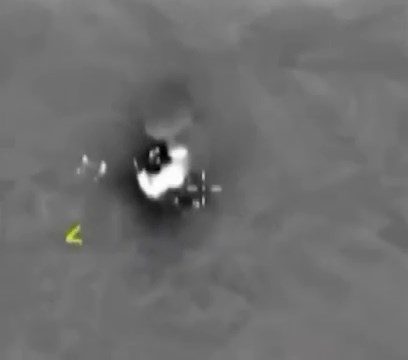
//> input picture lab3/img/task1/ig_0.jpg, 408 x 360 px
$ ./lab3_1   (built with g++ and OpenCV 4)
//> lines starting //> are read from the running program, lines starting //| are printed output that depends on the picture; after the words box and inside, x2 and y2 are one past the last pixel; in counts of white or black regions, pixels touching at a corner belong together
#include "opencv2/core.hpp"
#include "opencv2/imgcodecs.hpp"
#include "opencv2/imgproc.hpp"
#include "opencv2/highgui.hpp"
#include "opencv2/videoio.hpp"
#include <vector>
#include <iostream>


static int threshold_level = 150;
cv::Mat original;
cv::VideoCapture cap;

cv::Mat detect(cv::Mat img) {
    cv::Mat grayscale;
    cv::cvtColor(img, grayscale, cv::COLOR_BGR2GRAY);
    cv::Mat thresh;
    cv::threshold(grayscale, thresh, threshold_level, 255, cv::THRESH_BINARY);

    std::vector<std::vector<cv::Point>> contours;
    cv::findContours(thresh, contours, cv::RETR_EXTERNAL, cv::CHAIN_APPROX_SIMPLE);

    double max_area = 0;
    int max_area_index = -1;
    for (size_t idx = 0; idx < contours.size(); ++idx) {
        double area = cv::contourArea(contours[idx]);
        if (area > max_area) {
            max_area = area;
            max_area_index = (int)idx;
        }
    }
    cv::Mat contourImg = img.clone();
    if (max_area_index >= 0) {
        cv::drawContours(contourImg, contours, max_area_index, cv::Scalar(0, 255, 0), 2);

        // Нахождение и отображение центра контура
        cv::Moments moments = cv::moments(contours[max_area_index]);
        int cX = int(moments.m10 / moments.m00);
        int cY = int(moments.m01 / moments.m00);
        cv::circle(contourImg, cv::Point(cX, cY), 5, cv::Scalar(0, 0, 255), -1);
    }
    return contourImg;
}

static void photo_callback(int, void*) {
    cv::imshow("photo_detector", detect(original));
}


int main() {
    original = cv::imread("../lab3/img/task1/ig_0.jpg");
//> original is the input picture: 360 rows x 408 cols, CV_8UC3; mean B, G, R 110.1, 110.2, 110.2
    cap = cv::VideoCapture("../lab3/img/task1/v_1.mp4");

    if(!cap.isOpened()){
        std::cerr << "Error opening video stream or file" << std::endl;
        return -1;
    }
    cv::Mat frame;
    cap >> frame;
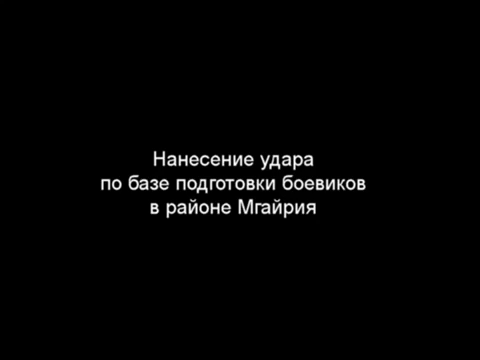
//> input picture frame 45 of lab3/img/task1/v_1.mp4, 480 x 360 px
//> frame is the input picture: 360 rows x 480 cols, CV_8UC3; min 0, max 255, mean 4.3

    cv::namedWindow("photo_detector");
    cv::namedWindow("video_detector");

    cv::createTrackbar("threshold", "photo_detector", &threshold_level, 255,
                       photo_callback);
    cv::createTrackbar("threshold", "video_detector", &threshold_level, 255);
    while (true) {
        if (!cap.read(frame)) {
            cap.set(cv::CAP_PROP_POS_FRAMES, 0);
            continue;
        }
        cv::imshow("video_detector", detect(frame));
//> in detect, `cv::threshold(grayscale, thresh, threshold_level, 255, cv::THRESH_BINA..`:
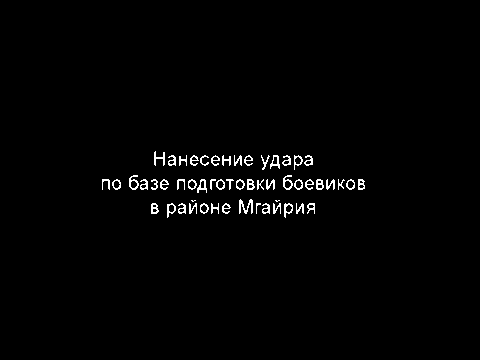
//> thresh: 360 rows x 480 cols, CV_8UC1; 1.5% white in thin lines or dots, all inside (x1, y1, x2, y2) = (102, 151, 365, 218)
//> in detect, `cv::findContours(thresh, contours, cv::RETR_EXTERNAL, cv::CHAIN_APPROX..`: contours = 54 contours, 13 with area under 20; largest, box (x1, y1, x2, y2) and area: (283, 175, 293, 190) 79, (129, 175, 139, 190) 79, (284, 203, 293, 218) 72, (167, 203, 176, 218) 69, (270, 155, 280, 169) 66
//> the loop in detect, `for (size_t idx = 0; idx < contours.size(); ++idx)` made 54 passes
//> (area, max_area) on passes 1, 3, 39: (41, 41), (72, 72), (79, 79)
//> area on passes 2, 4, 5, 7, 9, 10: 22.5, 20.5, 41.5, 38.5, 61, 20.5
//> after the loop in detect, `for (size_t idx = 0; idx < contours.size(); ++idx)`: max_area = 79; max_area_index = 38
//> in detect, `cv::drawContours(contourImg, contours, max_area_index, cv::Scalar(0, 2..`:
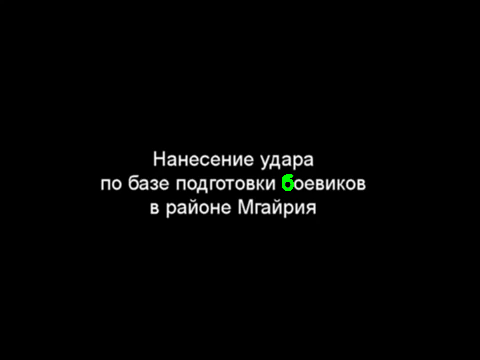
//> contourImg: 360 rows x 480 cols, CV_8UC3; 0.08% of pixels changed, all inside (x1, y1, x2, y2) = (282, 174, 294, 191)
//> in detect, `cv::Moments moments = cv::moments(contours[max_area_index]);`: moments = moments, m00 79, centre m10/m00, m01/m00 = (287.2, 183.2)
//> in detect, `int cX = int(moments.m10 / moments.m00);`: cX = 287
//> in detect, `int cY = int(moments.m01 / moments.m00);`: cY = 183
//> in detect, `cv::circle(contourImg, cv::Point(cX, cY), 5, cv::Scalar(0, 0, 255), -1);`: contourImg: 360 rows x 480 cols, CV_8UC3; 81 pixels changed, all inside (x1, y1, x2, y2) = (282, 178, 293, 189)

        if (cv::waitKey(5) == 27) break;
//> in detect (call 2), `cv::threshold(grayscale, thresh, threshold_level, 255, cv::THRESH_BINA..`:
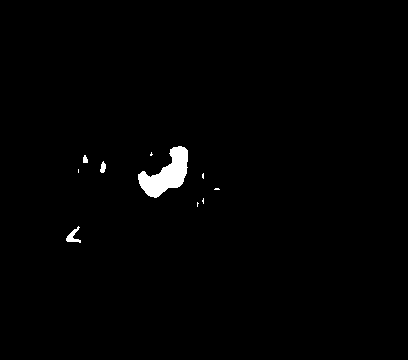
//> thresh: 360 rows x 408 cols, CV_8UC1; 1% white; 10 white regions (6 under 20 px)
//> in detect (call 2), `cv::findContours(thresh, contours, cv::RETR_EXTERNAL, cv::CHAIN_APPROX..`: contours = 10 contours, 6 with area under 20; largest, box (x1, y1, x2, y2) and area: (138, 146, 188, 198) 1228, (66, 226, 81, 243) 80, (100, 161, 106, 173) 36, (83, 155, 88, 163) 22
//> the loop in detect (call 2), `for (size_t idx = 0; idx < contours.size(); ++idx)` made 10 passes
//> (area, max_area) on passes 1, 10: (80.5, 80.5), (1228.5, 1228.5)
//> area on passes 7 to 8: 36, 21.5
//> after the loop in detect (call 2), `for (size_t idx = 0; idx < contours.size(); ++idx)`: max_area = 1228.5; max_area_index = 9
//> in detect (call 2), `cv::drawContours(contourImg, contours, max_area_index, cv::Scalar(0, 2..`:
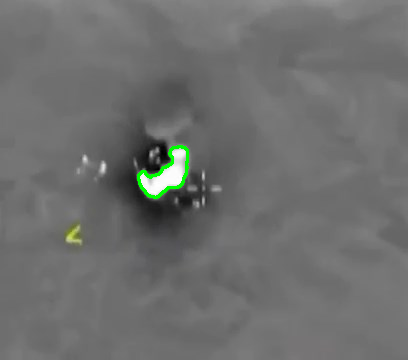
//> contourImg: 360 rows x 408 cols, CV_8UC3; 0.4% of pixels changed, all inside (x1, y1, x2, y2) = (137, 145, 189, 199)
//> in detect (call 2), `cv::Moments moments = cv::moments(contours[max_area_index]);`: moments = moments, m00 1228.5, centre m10/m00, m01/m00 = (166.2, 174.1)
//> in detect (call 2), `int cX = int(moments.m10 / moments.m00);`: cX = 166
//> in detect (call 2), `int cY = int(moments.m01 / moments.m00);`: cY = 174
//> in detect (call 2), `cv::circle(contourImg, cv::Point(cX, cY), 5, cv::Scalar(0, 0, 255), -1);`: contourImg: 360 rows x 408 cols, CV_8UC3; 0.06% of pixels changed, all inside (x1, y1, x2, y2) = (161, 169, 172, 180)
//> the Esc key is pressed
    }
    cap.release();
    cv::destroyAllWindows();
    return 0;
}
